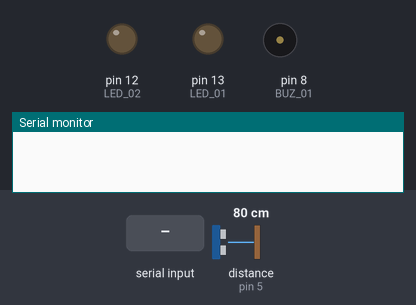
This sketch was run on a simulated Arduino Uno, built with avr-gcc and run on an emulated ATmega328P. On the bench: output pins drawn as LEDs (lit = HIGH), buzzer (waves = sounding, pin HIGH), the last lines printed to the serial monitor. Dashed ring = blinking. The inputs (shaded band) are chosen by the test bench; at power-on: distance to the obstacle (sensor on pin 5) 80 cm. The echo pulse lasts 58.3 µs per cm; no radio packets arrive unless stated; pins used as bus, display or sensor lines are not drawn.

Above: at 1.2 s.
1.3 s: "A90\n" received over Serial
At 1.6 s:
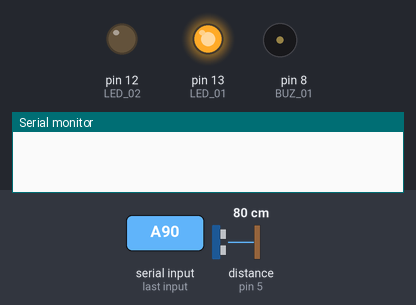
4.3 s: "B90\n" received over Serial
At 4.7 s:
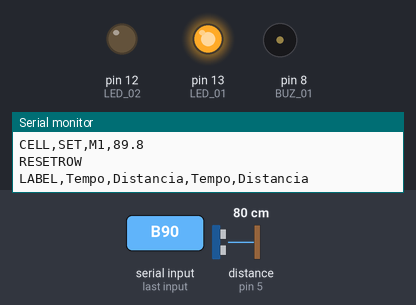
5.8 s: distance to the obstacle (sensor on pin 5) set to 20 cm
7.9 s: distance to the obstacle (sensor on pin 5) set to 16 cm
At 8.11 s:
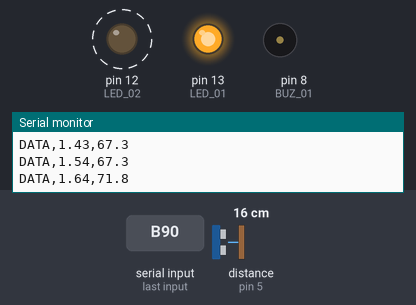
10.9 s: distance to the obstacle (sensor on pin 5) set to 18 cm
At 12.63 s:
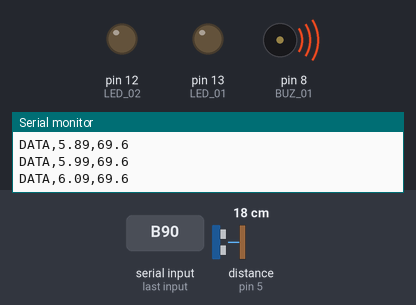
13.9 s: "A,45\n" received over Serial
At 16.7 s:
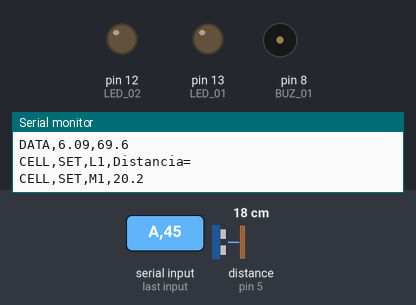
Timing chart, 0 to 17.9 s (numbered marks = the images above; inputs shaded):
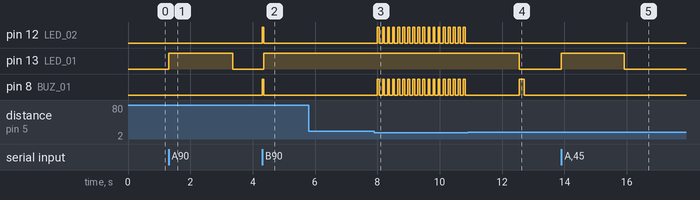

Measured:
- the behaviour switches between 18 and 17 cm on distance to the obstacle (sensor on pin 5) (found by bisection; images 2 and 3)
- after the input at 1.3 s, pin 13 (LED_01): LOW → HIGH at once, → LOW 2.1 s later
- after the input at 4.3 s, pin 12 (LED_02), pin 8 (BUZ_01): LOW → HIGH at once, → LOW 0.06 s later; pin 13 (LED_01): LOW → HIGH after 0.06 s
- after the input at 7.9 s, pin 12 (LED_02), pin 8 (BUZ_01): alternates HIGH for 0.06 s and LOW for 0.10 s, starting after 0.10 s
- after the input at 10.9 s, pin 12 (LED_02): stops changing and stays LOW; pin 13 (LED_01): HIGH → LOW after 1.7 s instead of 2.6 s
- after the input at 13.9 s, pin 13 (LED_01): LOW → HIGH at once, → LOW 2.0 s later

The sketch:

Sonar_Excel.ino
```cpp
//***************************************************************************************************
//****************SONAR*****SONAR****SONAR*****SONAR*****SONAR*****SONAR*****SONAR*******************
//***************************************************************************************************
//*********************PROGRAMA DESENVOLVIDO PARA AVALIAR A VELOCIDADE DO CARRO**********************
//***************************************************************************************************
//*******************VERSÃO DO EXCEL PREPRARDA PARA RODAR TANTO EM 32 OU 64BITS**********************
//***OS EXEMPLOS DO PROGRAMA DO EXCEL DEVEM SER CONSTRUIDOS APARTIR DO EXEMPLO CONTIDO NESTA PASTA***
//*O PROGRMA ESCRITO PARA O EXCEL CONTEM UMA MACRO E O MESMO DEVE SER GRAVADO COM A TERMINAÇAO xlsm**
//*****************************ARQUIVOS DO EXCEL COM SUPORTE DE MACRO********************************
//******Triger Laranja (Pino 7)*****Echo Amarelo (Pino 5)*****Vermelho (+5V)******Marron (GND)*******
//***************************************************************************************10/05/2025**
//***************************************************************************************************

#include <VirtualWire.h>   //****BIBLIOTECA PARA ATIVAR O MODULO DO RADIO

//******DEFINIÇÕES DE HARDWARE
#define LED_01  13             //****SINALIZADOR GERAL    (LED VERMELHO)
#define LED_02  12             //****SINALIZADOR DO RADIO (LED AZUL)
#define BUZ_01  8
#define trigPin 7              //****SONAR
#define echoPin 5              //****SONAR
#define pinRF  3               //****RADIO

//*******DEFINIÇÃO DE VARIAVEIS
//char Letra [] = {'A','B','C','D'};  //Colunas do Excel
int i,opcao;
float Distancia,DDistancia[100],Tempo[100];
unsigned long int ttempo, tempo_inicial,tempo_final;
int NPontos = 50;      //*****NUMERO DE POSNTOS A SEREM COLETADOS
int metodo = 1;        //*****ESPECIFICA O TIPO DE MOVIMENTO DO CARRO (CASE QUE MOVIMENTARA O CARRO)
int Delta_T = 100;     //*****TEMPO ENTRE PONTOS COLETADOS PELO SONAR
int Delay_LED=2000;
float Vel_Som = 0.0385;
//*****************************************************
struct tipoPacote         //****PACOTE DE VARIAVEIS PARA O RADIO
{
    int  valor1;           //****NUMERO INTEIRO
};
tipoPacote pacote;
//****************************************************
           void setup()
        {
              Serial.begin(9600);
              pinMode(LED_01, OUTPUT);       //****LED DO PINO 13 LED VERMELHO
              pinMode(LED_02, OUTPUT);       //****LED DO PINO 12 LED AZUL
              pinMode(BUZ_01, OUTPUT);       //****BUZ DO PINO 11
              pinMode(trigPin, OUTPUT);
              pinMode(echoPin, INPUT);
              digitalWrite(BUZ_01, LOW);      //****BUZINA DESLIGADA

              vw_set_tx_pin(pinRF);       //****PINO ONDE ESTA CONECTADO O TRANSMISSOR
              vw_set_ptt_inverted(true);  //****ATIVANDO O MODULO TRANSMISSOR
              vw_setup(2000);             //****VELOCIDADE DE TRANSMISSÃO DE DADOS
        }


void loop()

  {

                  if (Serial.available()>0)

               {
                     opcao = Serial.read();
               }

         switch(opcao)

     {

        case 'A':                       //*****MEDINDO A DISTANCIA DO SONAR AO CARRO*****
            Distancia = 0;
            digitalWrite(LED_01, HIGH);

             for( i=0; i < 10; i= i+1)
         {
            digitalWrite(trigPin, LOW);                    //****Medindo a Distancia
            delayMicroseconds(10);   //2
            digitalWrite(trigPin, HIGH);
            delayMicroseconds(20);   //10
            digitalWrite(trigPin, LOW);
            ttempo = pulseIn(echoPin, HIGH);
           Distancia = Distancia + (Vel_Som *(ttempo/2.0));   //Calculo da Distancia
            delay(200);
         }
            Distancia = Distancia/10.0;
            Serial.print("CELL,SET,");//Especifica a Celula do Excel
            Serial.print ("L");
            Serial.print (1);//Especifica a Linha
            Serial.print(",");
            Serial.println ("Distancia=");//Envia o Dado pata a Celula Especificada
            Serial.print("CELL,SET,");//Especifica a Celula do Excel
            Serial.print ("M");
            Serial.print (1);//Especifica a Linha
            Serial.print(",");
            Serial.println (Distancia,1);//Envia o Dado pata a Celula Especificada
            digitalWrite(LED_01, LOW);
            opcao=100;
            break;


case 'B':
             digitalWrite(LED_02, HIGH);                   //****LED AZUL
             digitalWrite(BUZ_01, HIGH);                   //****LED VERMELHO
             pacote.valor1 = metodo;                       //****TIPO DE MOVIMENTO****
             vw_send((uint8_t *)&pacote, sizeof(pacote));  //****ENVIA PELO TRANSMISSOR O METODO
             vw_wait_tx();                                 //****ESPERA A TRANSMISSÃO ACABAR
             digitalWrite(LED_02, LOW);                    //****APAGA O LED AZUL*******
             digitalWrite(BUZ_01, LOW);

             Serial.println("RESETROW");
             Serial.println("LABEL,Tempo,Distancia,Tempo,Distancia");

            digitalWrite(LED_01, HIGH);                     //****ACENEDE O LED VERMELHO
            delay(Delay_LED);                               //****PARA COMPENSAR O ATRASO GERADO PELOS LED DE SINALIZAÇÃO  NO CARRO
            tempo_inicial = millis();
            for( i=0; i < NPontos; i= i+1)
         {
            digitalWrite(trigPin, LOW);  //****Medindo a Distancia
            delayMicroseconds(2);
            digitalWrite(trigPin, HIGH);
            delayMicroseconds(10);
            digitalWrite(trigPin, LOW);
            ttempo = pulseIn(echoPin, HIGH);
            tempo_final = millis();
            Tempo[i] = (tempo_final-tempo_inicial)/1000.0;  //Tempo mo qual foi Realizada a Medida da Distancia
            DDistancia[i] =Vel_Som*(ttempo/2);             //Calculo da Distancia  em centimetros
            if (DDistancia[i]<20)
               {
                 digitalWrite(LED_02, HIGH);
                 digitalWrite(BUZ_01, HIGH);
                 pacote.valor1 = 255;                           //****COMANDO DE PARADA****
                 vw_send((uint8_t *)&pacote, sizeof(pacote));   //****ENVIA PELO TRANSMISSOR O VALOR 255
                 vw_wait_tx();
                 digitalWrite(LED_02, LOW);                     //****ESPERA A TRANSMISSÃO ACABAR
                 digitalWrite(BUZ_01, LOW);
               }
            Serial.print("DATA,");
            Serial.print(Tempo[i]);                         //Tempo
            Serial.print(",");
            Serial.println(Distancia-DDistancia[i], 1);     //Distancia
            delay(Delta_T);                                 //****TEMPO ENTRE MEDIDAS
         }
            digitalWrite(LED_01, LOW);

            digitalWrite(BUZ_01, HIGH);                    //************MANDA PARARA*************
            pacote.valor1 = 255;                           //****COMANDO DE PARADA****
            vw_send((uint8_t *)&pacote, sizeof(pacote));   //****ENVIA PELO TRANSMISSOR O VALOR 255
            vw_wait_tx();
            delay(100);
            digitalWrite(BUZ_01, LOW);                     //****ESPERA A TRANSMISSÃO ACABAR
            opcao=100;
            break;

              case 'D':
                        //************ZERANDO A PLANILHA******************
                        digitalWrite(LED_01, HIGH);
                        Serial.println("RESETROW");
                        for( i=0; i < 100; i= i+1)
         {
                        Serial.print("DATA,");
                        Serial.print(0);
                        Serial.print(",");
                        Serial.println (0);
         }
                        Serial.println("RESETROW");
                        digitalWrite(LED_01, LOW);

                        opcao=100;
                        break;


              case 'E':
                        //************RECEBENDO PARAMETROS******************
                        digitalWrite(LED_01, HIGH);

                        metodo = Serial.parseInt();  //***Tipo de movimento
                        NPontos = Serial.parseInt();
                        Delta_T = Serial.parseInt();
                        Delay_LED = Serial.parseInt();

                        Serial.print("CELL,SET,");    //Especifica na Celula do Excel os valores do metodo como nde pontos, distância entre pontos...
                        Serial.print ("L");
                        Serial.print (2);//Especifica a Linha
                        Serial.print(",");
                        Serial.println ("Metodo=");//Envia o Dado pata a Celula Especificada
                        Serial.print("CELL,SET,");//Especifica a Celula do Excel
                        Serial.print ("M");
                        Serial.print (2);//Especifica a Linha
                        Serial.print(",");
                        Serial.println (metodo);//Envia o Dado pata a Celula Especificada
                        Serial.print("CELL,SET,");//Especifica a Celula do Excel
                        Serial.print ("L");
                        Serial.print (3);//Especifica a Linha
                        Serial.print(",");
                        Serial.println ("NPontos=");//Envia o Dado pata a Celula Especificada
                        Serial.print("CELL,SET,");//Especifica a Celula do Excel
                        Serial.print ("M");
                        Serial.print (3);//Especifica a Linha
                        Serial.print(",");
                        Serial.println (NPontos);//Envia o Dado pata a Celula Especificada

                        Serial.print("CELL,SET,");//Especifica a Celula do Excel
                        Serial.print ("L");
                        Serial.print (4);//Especifica a Linha
                        Serial.print(",");
                        Serial.println ("Delta_T=");//Envia o Dado pata a Celula Especificada
                        Serial.print("CELL,SET,");//Especifica a Celula do Excel
                        Serial.print ("M");
                        Serial.print (4);//Especifica a Linha
                        Serial.print(",");
                        Serial.println (Delta_T);//Envia o Dado pata a Celula Especificada

                        digitalWrite(LED_01, LOW);

                        for( i=0; i < 10; i= i+1)
                    {
                        digitalWrite(LED_01, HIGH);   // LED Vermelho
                        delay(50);
                        digitalWrite(LED_01, LOW);
                        delay(50);
                    }
                        opcao=100;
                        break;

                   default:
                   delay(1);
     }

}       
```
